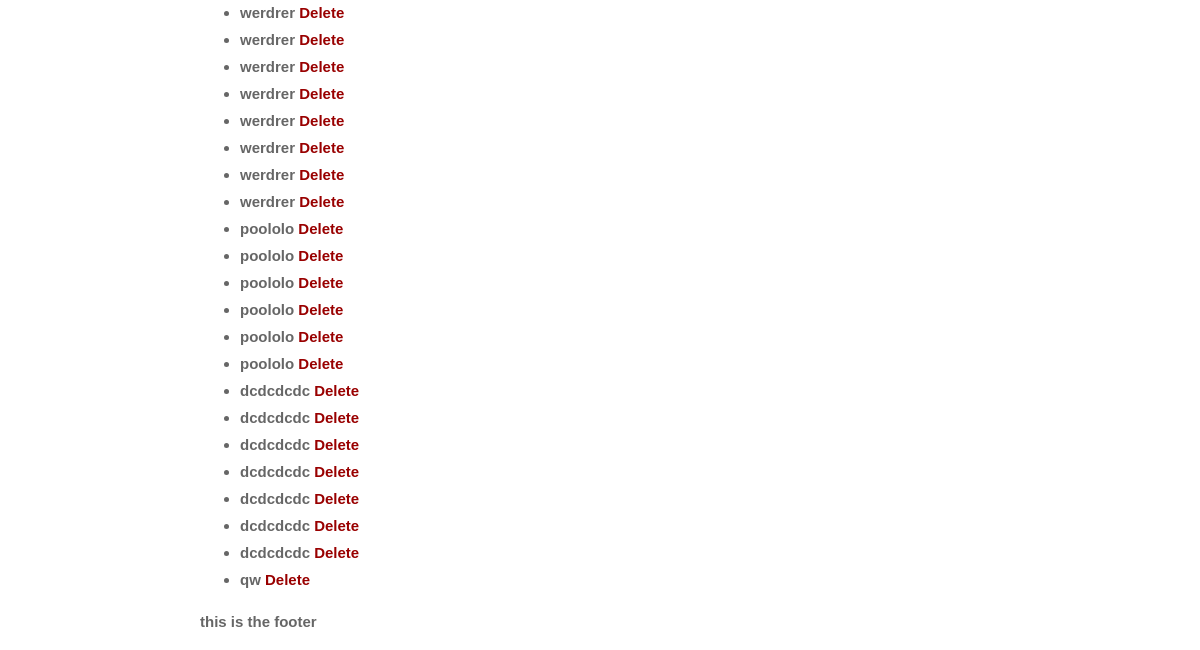
Page /mainapp/jobs/ (lower part) on the earlier database version.
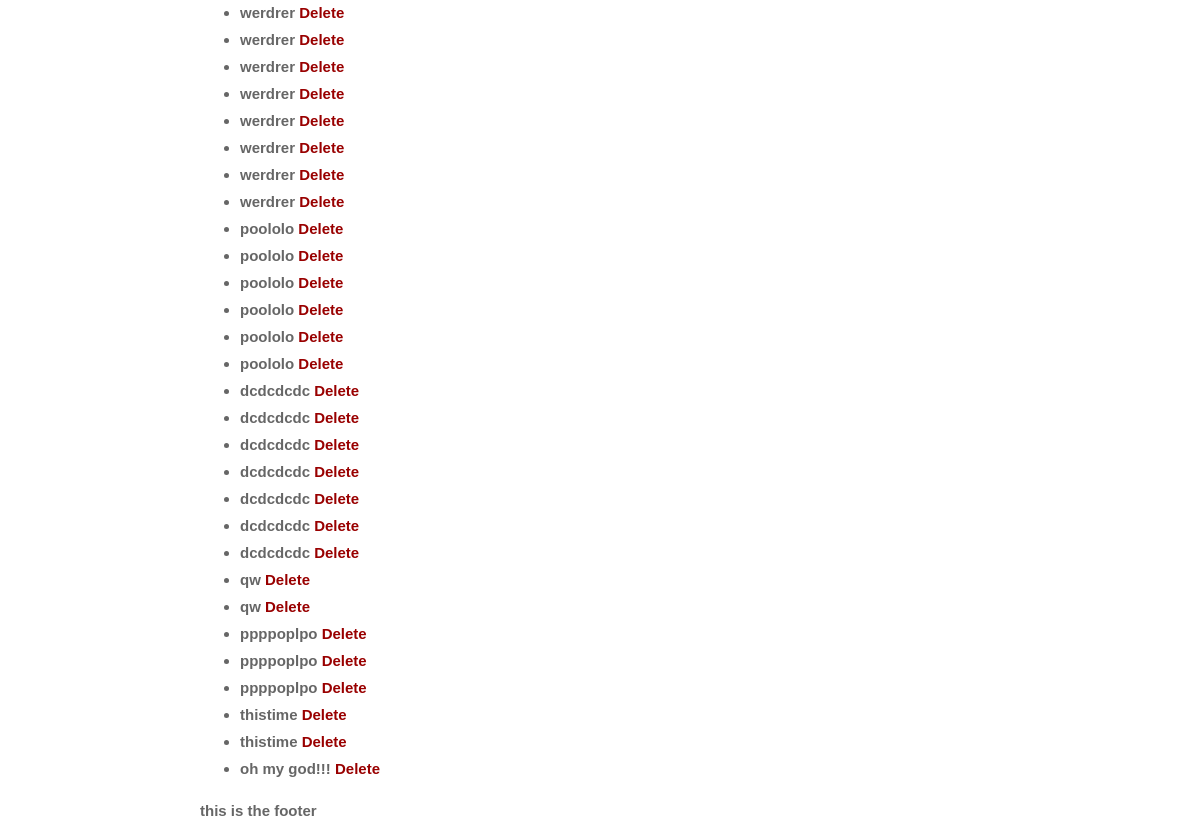
Same page on the later database version.
### mainapp/models.py (models this page shows, shortened)
class Job(models.Model):
    title = models.CharField(max_length=100)
    start_date = models.DateField(default=timezone.now)
    finish_date = models.DateField(default=timezone.now)

### mainapp/views.py (the view)
class JobList(ListView):
    model = Job

### mainapp/templates/mainapp/job_list.html (shortened to what this page needs)
{% extends "base.html" %}
{% block body_block %}
    <ul>
        {% for job in job_list %}
            <li>{{ job.title }}
                {% if job.id %}
                    <a href="{% url "mainapp:delete-job" pk=job.id %}">Delete</a>
                {% endif %}
            </li>
        {% endfor %}
    </ul>
{% endblock %}

### mainapp/templates/base.html (shortened to what this page needs)
{% load staticfiles %}
<html>
    <head>
        <link rel='stylesheet' href='{% static "base.css" %}' />
    </head>
    <body>
        <div>
            {% block body_block %} body block default content {% endblock %}
        </div>
         <div>
            <p> this is the footer </p>
        </div>
    </body>
</html>

### static/base.css (style rules this page uses)
body { margin-left: 200px; background: #FFF; color: #666; font: bold 15px/27px Verdana, Arial, Helvetica, sans-serif; }

Differences in the rows shown:
added Job: title "qw", shows "Delete"
added Job: title "ppppoplpo", shows "Delete"
added Job: title "ppppoplpo", shows "Delete"
added Job: title "ppppoplpo", shows "Delete"
added Job: title "thistime", shows "Delete"
added Job: title "thistime", shows "Delete"
added Job: title "oh my god!!!", shows "Delete"
